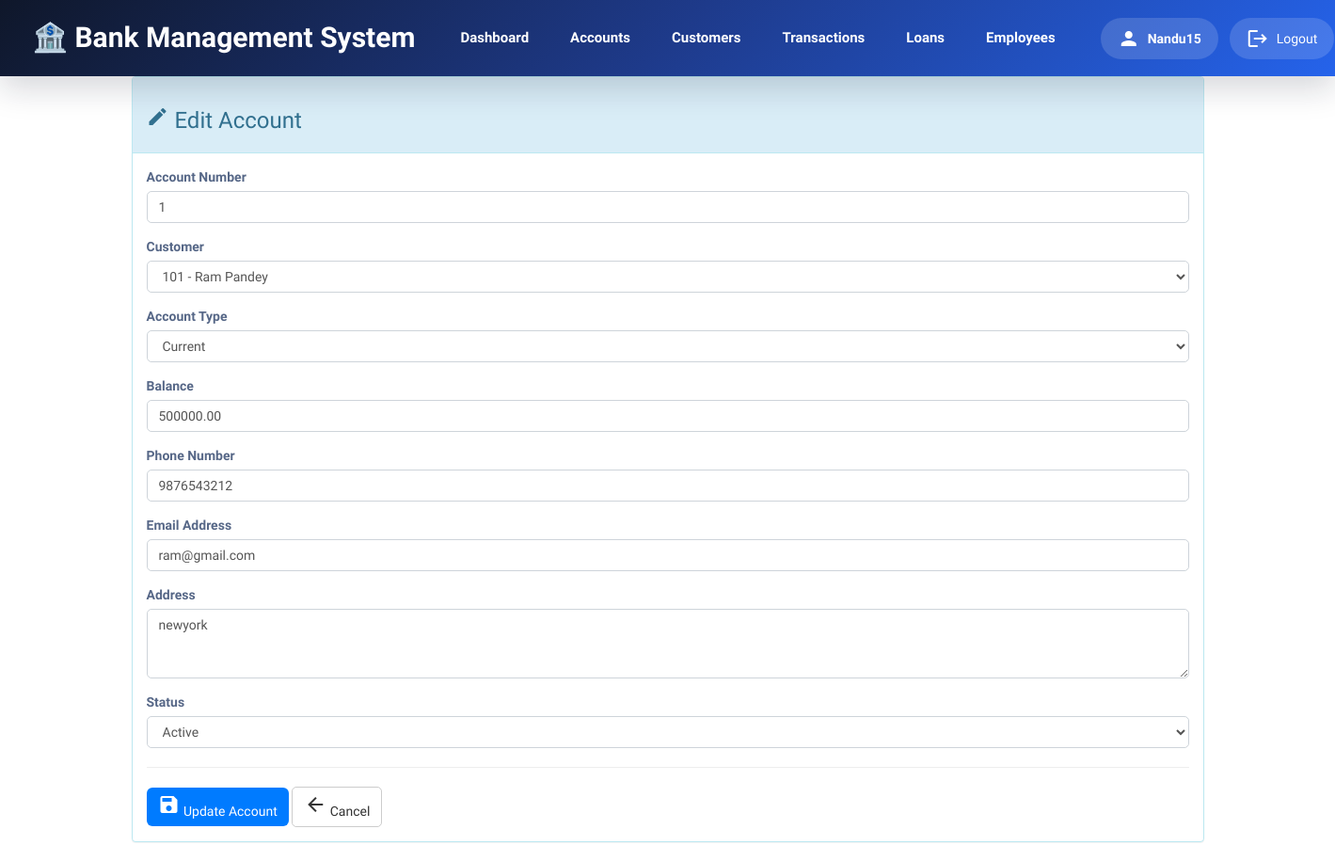
Screenshot of /accounts/edit/1/ (signed in) with the database file from the repository.
### accounts/models.py (models this page shows, shortened)
class Account(models.Model):
    ACCOUNT_TYPES = [
        ('Savings', 'Savings'),
        ('Current', 'Current'),
    ]
    STATUS = [
        ('Active', 'Active'),
        ('Inactive', 'Inactive'),
    ]
    account_number = models.CharField(
        max_length=20,
        unique=True
    )
    customer = models.ForeignKey(
        Customer,
        on_delete=models.CASCADE,
        related_name="accounts"
    )
    account_type = models.CharField(
        max_length=20,
        choices=ACCOUNT_TYPES
    )
    balance = models.DecimalField(
        max_digits=12,
        decimal_places=2,
        default=0.00
    )
    phone = models.CharField(
        max_length=15
    )
    email = models.EmailField()
    address = models.TextField()
    status = models.CharField(
        max_length=10,
        choices=STATUS,
        default='Active'
    )
    created_at = models.DateTimeField(
        auto_now_add=True
    )
    updated_at = models.DateTimeField(
        auto_now=True
    )

### customers/models.py (models this page shows)
class Customer(models.Model):
    GENDER = [
        ('Male', 'Male'),
        ('Female', 'Female'),
        ('Other', 'Other'),
    ]
    STATUS = [
        ('Active', 'Active'),
        ('Inactive', 'Inactive'),
    ]
    customer_id = models.CharField(
        max_length=20,
        unique=True
    )
    first_name = models.CharField(
        max_length=50
    )
    last_name = models.CharField(
        max_length=50
    )
    gender = models.CharField(
        max_length=10,
        choices=GENDER
    )
    dob = models.DateField()
    phone = models.CharField(
        max_length=15
    )
    email = models.EmailField(
        unique=True
    )
    address = models.TextField()
    city = models.CharField(
        max_length=50
    )
    state = models.CharField(
        max_length=50
    )
    pincode = models.CharField(
        max_length=10
    )
    status = models.CharField(
        max_length=10,
        choices=STATUS,
        default='Active'
    )
    created_at = models.DateTimeField(
        auto_now_add=True
    )
    updated_at = models.DateTimeField(
        auto_now=True
    )
    def __str__(self):
        return f"{self.customer_id} - {self.first_name} {self.last_name}"

### accounts/views.py (the view)
@login_required
def edit_account(request, id):
    account = get_object_or_404(
        Account,
        id=id
    )
    if request.method == "POST":
        form = AccountForm(
            request.POST,
            instance=account
        )
        if form.is_valid():
            form.save()
            messages.success(
                request,
                "Account updated successfully."
            )
            return redirect("accounts")
    else:
        form = AccountForm(
            instance=account
        )
    return render(
        request,
        "accounts/edit_account.html",
        {
            "form": form,
            "account": account
        }
    )

### accounts/forms.py
class AccountForm(forms.ModelForm):
    class Meta:
        model = Account
        fields = [
            'account_number',
            'customer',
            'account_type',
            'balance',
            'phone',
            'email',
            'address',
            'status'
        ]
        widgets = {
            'account_number': forms.TextInput(attrs={
                'class': 'form-control'
            }),
            'customer': forms.Select(attrs={
                'class': 'form-control'
            }),
            'account_type': forms.Select(attrs={
                'class': 'form-control'
            }),
            'balance': forms.NumberInput(attrs={
                'class': 'form-control'
            }),
            'phone': forms.TextInput(attrs={
                'class': 'form-control'
            }),
            'email': forms.EmailInput(attrs={
                'class': 'form-control'
            }),
            'address': forms.Textarea(attrs={
                'class': 'form-control',
                'rows': 3
            }),
            'status': forms.Select(attrs={
                'class': 'form-control'
            }),
        }

### templates/accounts/edit_account.html (shortened to what this page needs)
{% load static %}
<!DOCTYPE html>
<html lang="en">
<head>
    <link rel="stylesheet"
          href="https://maxcdn.bootstrapcdn.com/bootstrap/3.4.1/css/bootstrap.min.css">
    <link rel="stylesheet"
      href="{% static 'css/header.css' %}">
    <link rel="stylesheet"
          href="{% static 'css/accounts.css' %}">
</head>
<body>
{% include 'header.html' %}
<div class="container">
    <div class="panel panel-info">
        <div class="panel-heading">
            <h3>
                <i class="material-icons">edit</i>
                Edit Account
            </h3>
        </div>
        <div class="panel-body">
            <form method="POST">
                <div class="form-group">
                    <label>Account Number</label>
                    {{ form.account_number }}
                </div>
                <div class="form-group">
                    <label>Customer</label>
                    {{ form.customer }}
                </div>
                <div class="form-group">
                    <label>Account Type</label>
                    {{ form.account_type }}
                </div>
                <div class="form-group">
                    <label>Balance</label>
                    {{ form.balance }}
                </div>
                <div class="form-group">
                    <label>Phone Number</label>
                    {{ form.phone }}
                </div>
                <div class="form-group">
                    <label>Email Address</label>
                    {{ form.email }}
                </div>
                <div class="form-group">
                    <label>Address</label>
                    {{ form.address }}
                </div>
                <div class="form-group">
                    <label>Status</label>
                    {{ form.status }}
                </div>
                <hr>
                <button type="submit" class="btn btn-primary">
                    <i class="material-icons">save</i>
                    Update Account
                </button>
                <a href="{% url 'accounts' %}" class="btn btn-default">
                    <i class="material-icons">arrow_back</i>
                    Cancel
                </a>
            </form>
        </div>
    </div>
</div>
</body>
</html>

### templates/header.html (shortened to what this page needs)
{% load static %}
<nav class="modern-navbar">
    <div class="navbar-wrapper">
        <a href="{% url 'home' %}" class="navbar-logo">
            🏦 Bank Management System
        </a>
        <ul class="navbar-menu" id="navbarMenu">
            <li class="{% if request.resolver_match.url_name == 'home' %}active{% endif %}">
                <a href="{% url 'home' %}">Dashboard</a>
            </li>
            <li class="{% if request.resolver_match.url_name == 'accounts' %}active{% endif %}">
                <a href="{% url 'accounts' %}">Accounts</a>
            </li>
            <li class="{% if request.resolver_match.url_name == 'customers' %}active{% endif %}">
                <a href="{% url 'customers' %}">Customers</a>
            </li>
            <li class="{% if request.resolver_match.url_name == 'transactions' %}active{% endif %}">
                <a href="{% url 'transactions' %}">Transactions</a>
            </li>
            <li class="{% if request.resolver_match.url_name == 'loans' %}active{% endif %}">
                <a href="{% url 'loans' %}">Loans</a>
            </li>
            <li class="{% if request.resolver_match.url_name == 'employees' %}active{% endif %}">
                <a href="{% url 'employees' %}">Employees</a>
            </li>
        </ul>
        <div class="navbar-user">
            {% if user.is_authenticated %}
                <span class="user-name">
                    <i class="material-icons">person</i>
                    {{ user.username }}
                </span>
                <a href="{% url 'logout' %}" class="logout-btn">
                    <i class="material-icons">logout</i>
                    Logout
                </a>
            {% else %}
                <a href="{% url 'login' %}" class="logout-btn">
                    Login
                </a>
            {% endif %}
        </div>
    </div>
</nav>

### static/css/header.css (style rules this page uses)
:root { --navy:#0F172A; --blue:#1E3A8A; --accent:#2563EB; --surface:#F8FAFC; --border:#E2E8F0; }
.modern-navbar { position:sticky; top:0; z-index:1000; background:linear-gradient( 135deg, #0F172A, #1E3A8A, #2563EB); box-shadow:0 12px 35px rgba(15,23,42,.18); padding:18px 0; }
.navbar-wrapper { max-width:1400px; margin:auto; padding:0 25px; display:flex; align-items:center; justify-content:space-between; gap:30px; }
.navbar-logo { font-size:30px; font-weight:700; color:white; text-decoration:none; white-space:nowrap; }
.navbar-menu { display:flex; gap:8px; list-style:none; padding:0; margin:0; }
.navbar-menu li { margin:0; }
.navbar-menu a { display:block; padding:12px 18px; border-radius:12px; font-size:15px; font-weight:600; color:white; text-decoration:none; transition:.3s; }
.navbar-user { display:flex; align-items:center; gap:12px; }
.user-name { display:flex; align-items:center; gap:8px; background:rgba(255,255,255,.15); padding:10px 18px; border-radius:50px; color:white; font-weight:600; }
.logout-btn { display:flex; align-items:center; gap:8px; padding:10px 18px; border-radius:50px; background:rgba(255,255,255,.15); color:white; text-decoration:none; transition:.3s; }

### static/css/accounts.css (style rules this page uses)
body { background:#fff; font-family:'Varela Round',sans-serif; color:#566787; font-size:14px; }
.btn-primary { background:#007bff; border:none; color:#fff; }
.btn { border-radius:6px; transition:.25s ease; }
.btn-primary { background:#007bff; border:none; }
.btn-default { border-radius:5px; }
.form-control { border-radius:5px; box-shadow:none; border:1px solid #ced4da; }

### rows the page displays
Account: account_number "1", account_type "Current", balance "500000.00", phone "9876543212", email "ram@gmail.com", address "newyork", status "Active"
Customer: customer "101 - Ram Pandey"

### other values shown
{{ user.username }} "Nandu15"
